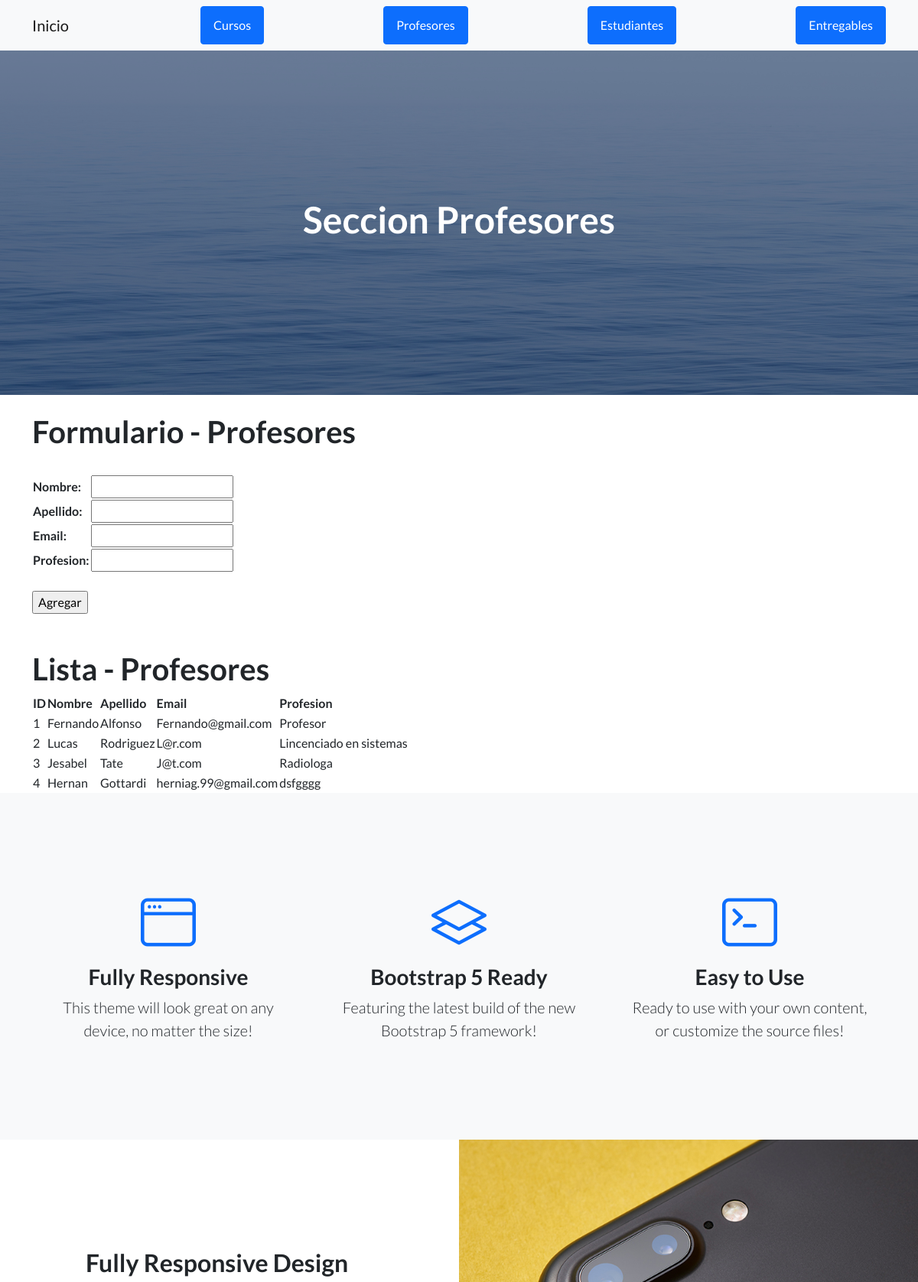
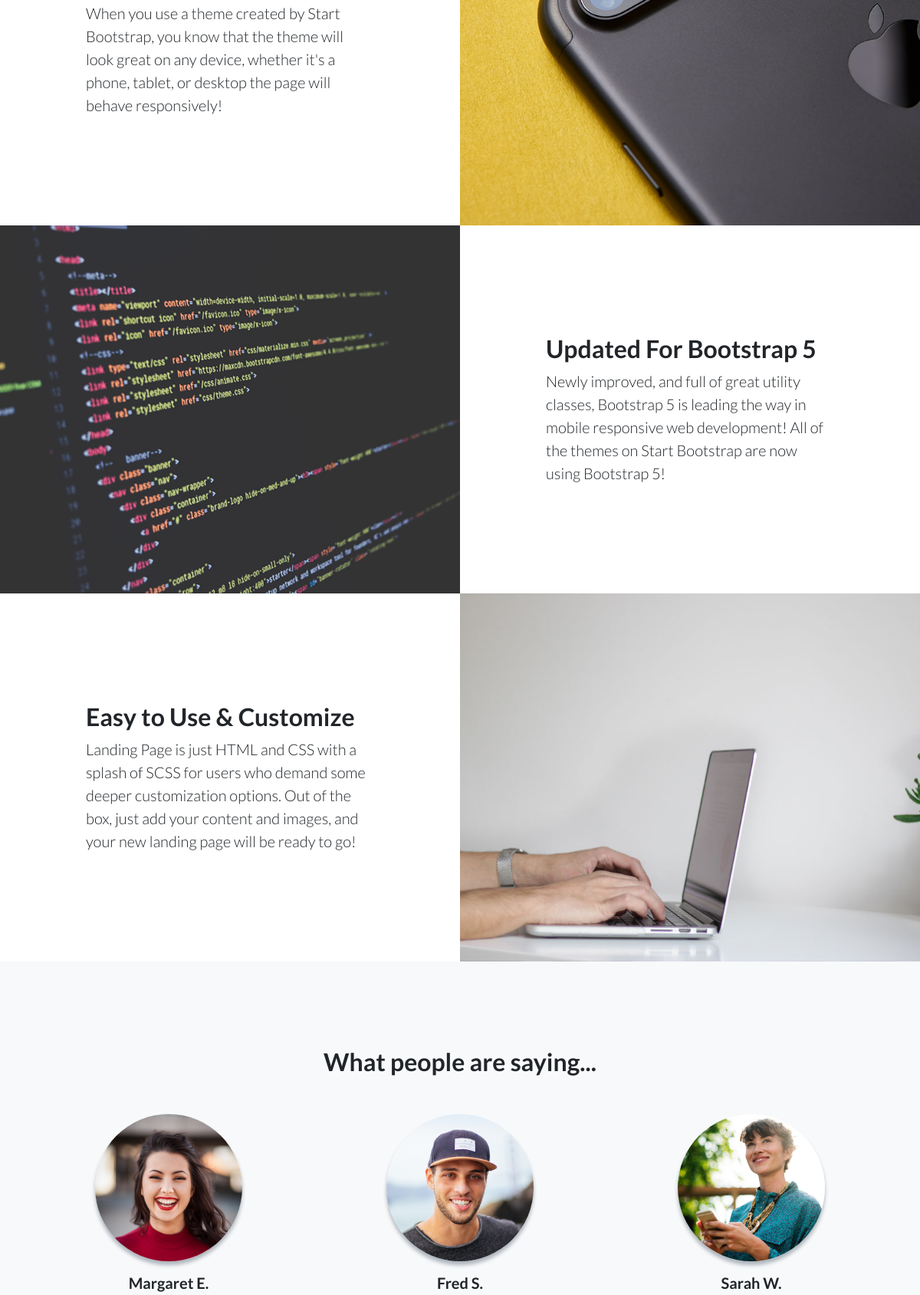
/aplicacionCumbiera/profesores/ (upper part), run on the app's committed database (2 pictures, top to bottom).
### aplicacionCumbiera/models.py (models this page shows, shortened)
class Profesor(models.Model):
    nombre= models.CharField(max_length=50)
    apellido= models.CharField(max_length=50)
    email= models.EmailField()
    profesion= models.CharField(max_length=50)

### aplicacionCumbiera/views.py (the view)
# urls.py: path('profesores/', profesores, name="profesores"),
def profesores(request):
    if(request.method == "POST"):
        form = ProfesorForm(request.POST)
        if form.is_valid():
            nombre = form.cleaned_data['nombre']
            apellido = form.cleaned_data['apellido']
            email = form.cleaned_data['email']
            profesion = form.cleaned_data['profesion']
            profesor = Profesor()
            profesor.nombre = nombre
            profesor.apellido = apellido
            profesor.email = email
            profesor.profesion = profesion
            profesor.save()
            form = ProfesorForm()
    else:
         form = ProfesorForm()
    profesores = Profesor.objects.all()
    context = {"profesores": profesores, "form": form}
    return render(request, "AppCoder/profesores.html", context)

### aplicacionCumbiera/forms.py
class ProfesorForm(forms.Form):
    nombre = forms.CharField(max_length=50)
    apellido = forms.CharField(max_length=50)
    email = forms.EmailField()
    profesion = forms.CharField(max_length=50)

### aplicacionCumbiera/templates/AppCoder/profesores.html (shortened to what this page needs)
{% extends "AppCoder/padre.html" %}
{% load static %}
{% block titulo %}
<h1>Seccion Profesores</h1>
{% endblock %}
{% block contenido_que_cambia %}
<br>
<h1>Formulario - Profesores</h1>
<br>
<form action="" method="post">
    <table>
      {{ form.as_table }}
    </table>
    <br>
  <input type="submit" value="Agregar">
</form>
<br>
<br>
<h1>Lista - Profesores</h1>
<table>
  <thead>
    <tr>
      <th>ID</th>
      <th>Nombre</th>
      <th>Apellido</th>
      <th>Email</th>
      <th>Profesion</th>
    </tr>
  </thead>
  <tbody>
    {% for profesor in profesores %}
    <tr>
      <td>{{profesor.id}}</td>
      <td>{{profesor.nombre}}</td>
      <td>{{profesor.apellido}}</td>
      <td>{{profesor.email}}</td>
      <td>{{profesor.profesion}}</td>
    </tr>
    {% endfor %}
  </tbody>
</table>
{% endblock %}

### aplicacionCumbiera/templates/AppCoder/padre.html (shortened to what this page needs)
<!DOCTYPE html>
<html lang="en">
  <head>
    {% load static %}
    <link
      href="https://cdn.jsdelivr.net/npm/bootstrap-icons@1.5.0/font/bootstrap-icons.css"
      rel="stylesheet"
      type="text/css"
    />
    <link href="{% static 'AppCoder/css/styles.css' %}" rel="stylesheet" />
  </head>
  <body>
    <nav class="navbar navbar-light bg-light static-top">
      <div class="container">
        <a class="navbar-brand" href="{% url 'inicio' %}">Inicio</a>
        <a class="btn btn-primary" href="{% url 'cursos' %}">Cursos</a>
        <a class="btn btn-primary" href="{% url 'profesores' %}">Profesores</a>
        <a class="btn btn-primary" href="{% url 'estudiantes' %}"
          >Estudiantes</a
        >
        <a class="btn btn-primary" href="{% url 'entregables' %}"
          >Entregables</a
        >
      </div>
    </nav>
    <header class="masthead">
      <div class="container position-relative">
        <div class="row justify-content-center">
          <div class="col-xl-6">
            <div class="text-center text-white">
              {% block titulo %} {% endblock %}
            </div>
          </div>
        </div>
      </div>
    </header>
    <div class="container">{% block contenido_que_cambia %} {% endblock %}</div>
    <section class="features-icons bg-light text-center">
      <div class="container">
        <div class="row">
          <div class="col-lg-4">
            <div class="features-icons-item mx-auto mb-5 mb-lg-0 mb-lg-3">
              <div class="features-icons-icon d-flex">
                <i class="bi-window m-auto text-primary"></i>
              </div>
              <h3>Fully Responsive</h3>
              <p class="lead mb-0">
                This theme will look great on any device, no matter the size!
              </p>
            </div>
          </div>
          <div class="col-lg-4">
            <div class="features-icons-item mx-auto mb-5 mb-lg-0 mb-lg-3">
              <div class="features-icons-icon d-flex">
                <i class="bi-layers m-auto text-primary"></i>
              </div>
              <h3>Bootstrap 5 Ready</h3>
              <p class="lead mb-0">
                Featuring the latest build of the new Bootstrap 5 framework!
              </p>
            </div>
          </div>
          <div class="col-lg-4">
            <div class="features-icons-item mx-auto mb-0 mb-lg-3">
              <div class="features-icons-icon d-flex">
                <i class="bi-terminal m-auto text-primary"></i>
              </div>
              <h3>Easy to Use</h3>
              <p class="lead mb-0">
                Ready to use with your own content, or customize the source
                files!
              </p>
            </div>
          </div>
        </div>
      </div>
    </section>
    <section class="showcase">
      <div class="container-fluid p-0">
        <div class="row g-0">
          <div
            class="col-lg-6 order-lg-2 text-white showcase-img"
            style="background-image: url('assets/img/bg-showcase-1.jpg')"
          ></div>
          <div class="col-lg-6 order-lg-1 my-auto showcase-text">
            <h2>Fully Responsive Design</h2>
            <p class="lead mb-0">
              When you use a theme created by Start Bootstrap, you know that the
              theme will look great on any device, whether it's a phone, tablet,
              or desktop the page will behave responsively!
            </p>
          </div>
        </div>
        <div class="row g-0">
          <div
            class="col-lg-6 text-white showcase-img"
            style="background-image: url('assets/img/bg-showcase-2.jpg')"
          ></div>
          <div class="col-lg-6 my-auto showcase-text">
            <h2>Updated For Bootstrap 5</h2>
            <p class="lead mb-0">
              Newly improved, and full of great utility classes, Bootstrap 5 is
              leading the way in mobile responsive web development! All of the
              themes on Start Bootstrap are now using Bootstrap 5!
            </p>
          </div>
        </div>
        <div class="row g-0">
          <div
            class="col-lg-6 order-lg-2 text-white showcase-img"
            style="background-image: url('assets/img/bg-showcase-3.jpg')"
          ></div>
          <div class="col-lg-6 order-lg-1 my-auto showcase-text">
            <h2>Easy to Use & Customize</h2>
            <p class="lead mb-0">
              Landing Page is just HTML and CSS with a splash of SCSS for users
              who demand some deeper customization options. Out of the box, just
              add your content and images, and your new landing page will be
              ready to go!
            </p>
          </div>
        </div>
      </div>
    </section>
    <section class="testimonials text-center bg-light">
      <div class="container">
        <h2 class="mb-5">What people are saying...</h2>
        <div class="row">
          <div class="col-lg-4">
            <div class="testimonial-item mx-auto mb-5 mb-lg-0">
              <img
                class="img-fluid rounded-circle mb-3"
                src="assets/img/testimonials-1.jpg"
                alt="..."
              />
              <h5>Margaret E.</h5>
            </div>
          </div>
          <div class="col-lg-4">
            <div class="testimonial-item mx-auto mb-5 mb-lg-0">
              <img
                class="img-fluid rounded-circle mb-3"
                src="assets/img/testimonials-2.jpg"
                alt="..."
              />
              <h5>Fred S.</h5>
            </div>
          </div>
          <div class="col-lg-4">
            <div class="testimonial-item mx-auto mb-5 mb-lg-0">
              <img
                class="img-fluid rounded-circle mb-3"
                src="assets/img/testimonials-3.jpg"
                alt="..."
              />
              <h5>Sarah W.</h5>
            </div>
          </div>
        </div>
      </div>
    </section>
  </body>
</html>

### data on the page
Profesor: id "1", nombre "Fernando", apellido "Alfonso", email "Fernando@gmail.com", profesion "Profesor"
Profesor: id "2", nombre "Lucas", apellido "Rodriguez", email "L@r.com", profesion "Lincenciado en sistemas"
Profesor: id "3", nombre "Jesabel", apellido "Tate", email "J@t.com", profesion "Radiologa"
Profesor: id "4", nombre "Hernan", apellido "Gottardi", email "herniag.99@gmail.com", profesion "dsfgggg"
